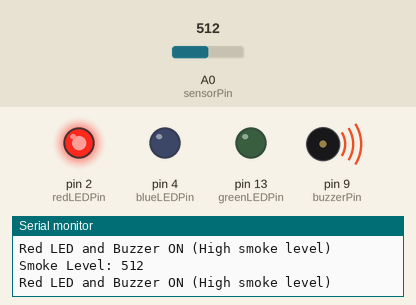
Simulated run of this sketch. Board: Arduino Uno, built with avr-gcc and run on an emulated ATmega328P. Parts: output pins drawn as LEDs (lit = HIGH), buzzer (waves = sounding), the last lines printed to the serial monitor. The test bench sets the inputs (shaded band); at power-on: A0 (sensorPin) = 512.

Above: at 1.3 s.
1.4 s: A0 (sensorPin) set to 241
At 1.8 s:
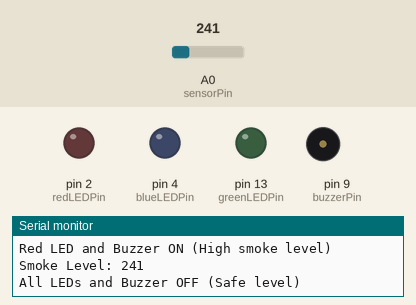
3.0 s: A0 (sensorPin) set to 55
4.5 s: A0 (sensorPin) set to 45
At 5.4 s:
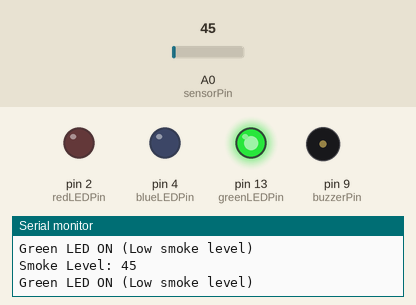
6.0 s: A0 (sensorPin) set to 122
At 6.7 s:
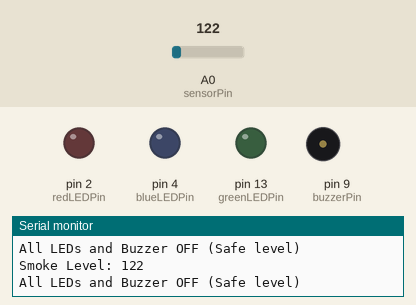
7.5 s: A0 (sensorPin) set to 40
At 7.9 s:
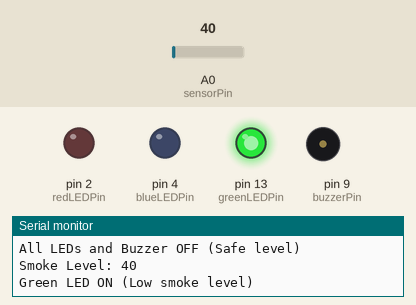
Timing chart, 0 to 10.0 s (numbered marks = the images above; inputs shaded):
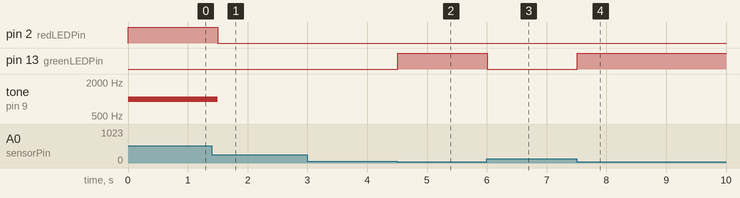

Measured:
- the behaviour switches between 50 and 49 on A0 (sensorPin) (found by bisection; images 1 and 2)
- after the input at 1.4 s, pin 2 (redLEDPin): HIGH → LOW after 0.10 s; tone on pin 9 (buzzerPin): 1000 Hz → silent after 0.10 s
- after the input at 4.5 s, pin 13 (greenLEDPin): LOW → HIGH at once
- after the input at 6.0 s, pin 13 (greenLEDPin): HIGH → LOW at once
- after the input at 7.5 s, pin 13 (greenLEDPin): LOW → HIGH at once

The sketch:

sketch_nov9a.ino
```cpp
#include <Arduino.h>  // Include the Arduino library for basic functions

// Define pin numbers for each component
const int sensorPin = A0;        // MQ2 analog output connected to analog pin A0
const int greenLEDPin = 13;      // Green LED for low smoke levels
const int blueLEDPin = 4;        // Blue LED for moderate smoke levels
const int redLEDPin = 2;         // Red LED for high smoke levels
const int buzzerPin = 9;         // Buzzer for alarm notification

// Threshold levels for smoke density (in analog values)
// These values are the thresholds at which the smoke levels change the state of the LEDs and buzzer.
const int smokeThresholdGreen = 50;    // Minimum level for Green LED (0 - 50, represents safe air quality)
const int smokeThresholdBlue = 250;    // Minimum level for Blue LED (51 - 250, represents moderate smoke levels)
const int smokeThresholdRed = 251;    // Minimum level for Red LED and buzzer (251+, represents high smoke levels)

void setup() {
  // The setup function runs once when the program starts.
  // It is used to initialise settings, configure pins, and set up serial communication or any other setup tasks.

  // Set each LED and buzzer pin as output for controlling their states
  pinMode(greenLEDPin, OUTPUT);   // Configure Green LED pin as output
  pinMode(blueLEDPin, OUTPUT);    // Configure Blue LED pin as output
  pinMode(redLEDPin, OUTPUT);     // Configure Red LED pin as output
  pinMode(buzzerPin, OUTPUT);     // Configure buzzer pin as output

  // Configure the sensor pin as input to read smoke levels from the MQ2 sensor
  pinMode(sensorPin, INPUT);

  // Initialise serial communication for monitoring values in Serial Monitor
  // This allows us to observe the smoke level readings in real time
  Serial.begin(9600);
}

void loop() {
  // Read the analog smoke level from the MQ2 sensor
  // The sensor reads values based on smoke density in the air. The higher the smoke density,
  // the higher the value returned by analogRead().
  int smokeLevel = analogRead(sensorPin);

  // Print the smoke level to the Serial Monitor for debugging purposes
  // This will help us see the raw value coming from the sensor
  Serial.print("Smoke Level: ");
  Serial.println(smokeLevel);

  // Determine LED and buzzer states based on smoke level readings
  // This is where the decision-making occurs based on the threshold levels defined above

  if (smokeLevel >= smokeThresholdRed) {
    // If the smoke level is at or above the Red threshold (201 or more):
    // This indicates a dangerous smoke level, so we turn on the Red LED and activate the buzzer.
    // also turn off the other LEDs to avoid confusion.
    digitalWrite(redLEDPin, HIGH);        // Turn on Red LED to indicate high smoke level
    digitalWrite(blueLEDPin, LOW);        // Turn off Blue LED
    digitalWrite(greenLEDPin, LOW);       // Turn off Green LED
    tone(buzzerPin, 1000);                // Activate buzzer with 1000 Hz frequency to alert about danger
    Serial.println("Red LED and Buzzer ON (High smoke level)");
  }
  else if (smokeLevel >= smokeThresholdBlue) {
    // If the smoke level is at or above the Blue threshold (51-200):
    // This indicates a moderate smoke level. The Blue LED will turn on to warn of moderate smoke,
    // while the Green, Red LED, and buzzer are turned off.
    digitalWrite(redLEDPin, LOW);         // Turn off Red LED
    digitalWrite(blueLEDPin, HIGH);       // Turn on Blue LED to indicate moderate smoke level
    digitalWrite(greenLEDPin, LOW);       // Turn off Green LED
    noTone(buzzerPin);                    // Turn off buzzer as the smoke level is not yet dangerous
    Serial.println("Blue LED ON (Moderate smoke level)");
  }
  else if (smokeLevel < smokeThresholdGreen) {
    // If the smoke level is below the Green threshold (50 or less):
    // This indicates a safe air quality level, so the Green LED will be turned on.
    // The buzzer and other LEDs are turned off to indicate no issues.
    digitalWrite(redLEDPin, LOW);         // Turn off Red LED
    digitalWrite(blueLEDPin, LOW);        // Turn off Blue LED
    digitalWrite(greenLEDPin, HIGH);      // Turn on Green LED to indicate safe smoke level
    noTone(buzzerPin);                    // Turn off buzzer as air quality is safe
    Serial.println("Green LED ON (Low smoke level)");
  }
  else {
    // In case none of the above conditions are met, all LEDs and the buzzer will be turned off.
    // This case could represent very low smoke levels or the system not detecting smoke properly.
    digitalWrite(redLEDPin, LOW);         // Turn off Red LED
    digitalWrite(blueLEDPin, LOW);        // Turn off Blue LED
    digitalWrite(greenLEDPin, LOW);       // Turn off Green LED
    noTone(buzzerPin);                    // Turn off buzzer
    Serial.println("All LEDs and Buzzer OFF (Safe level)");
  }

  // Delay for 500ms before reading the sensor again, this helps avoid excessive readings and allows the system to stabilize
  delay(500); // Wait for 500 ms before repeating the loop for stability
}
```
